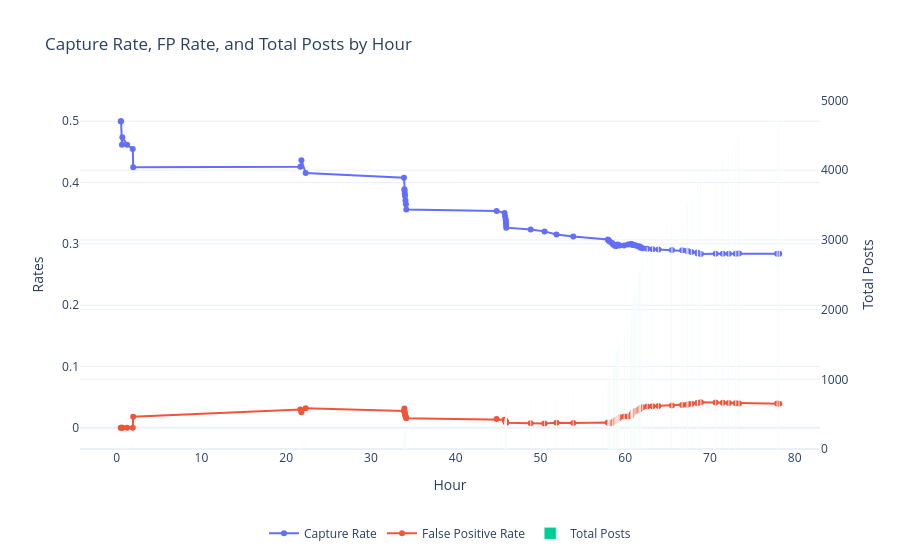

Source (notebook cell):
### Code cell
import plotly.graph_objects as go

fig = go.Figure()

# Capture Rate
fig.add_trace(
    go.Scatter(
        x=df_all["hour"],
        y=df_all["capture_rate"],
        mode="lines+markers",
        name="Capture Rate",
        yaxis="y1"
    )
)

# Bad Rate
fig.add_trace(
    go.Scatter(
        x=df_all["hour"],
        y=df_all["false_positive_rate"],
        mode="lines+markers",
        name="False Positive Rate",
        yaxis="y1"
    )
)

# Total Posts (secondary axis)
fig.add_trace(
    go.Bar(
        x=df_all["hour"],
        y=df_all["total_posts"],
        name="Total Posts",
        # mode="lines+markers",
        yaxis="y2"
    )
)

# Layout with dual axis
fig.update_layout(
    title="Capture Rate, FP Rate, and Total Posts by Hour",
    xaxis=dict(title="Hour"),
    yaxis=dict(title="Rates", side="left"),
    yaxis2=dict(
        title="Total Posts",
        overlaying="y",
        side="right"
    ),
    legend=dict(
        orientation="h",      # horizontal legend
        yanchor="top",
        y=-0.2,               # move below plot
        xanchor="center",
        x=0.5                 # center horizontally
    ),
    template="plotly_white"
)

fig.show()
